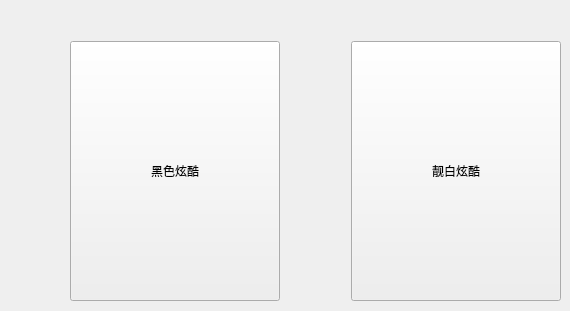
            <widget class="QWidget" name="page_2">
             <widget class="QWidget" name="">
              <property name="geometry">
               <rect>
                <x>70</x>
                <y>40</y>
                <width>491</width>
                <height>262</height>
               </rect>
              </property>
              <layout class="QHBoxLayout" name="horizontalLayout_10">
               <item>
                <widget class="QPushButton" name="qssBlackBt">
                 <property name="minimumSize">
                  <size>
                   <width>210</width>
                   <height>260</height>
                  </size>
                 </property>
                 <property name="styleSheet">
                  <string notr="true">background-image: url(:/resources/image/sty/black.png);</string>
                 </property>
                 <property name="text">
                  <string>黑色炫酷</string>
                 </property>
                </widget>
               </item>
               <item>
                <spacer name="horizontalSpacer_3">
                 <property name="orientation">
                  <enum>Qt::Horizontal</enum>
                 </property>
                 <property name="sizeHint" stdset="0">
                  <size>
                   <width>40</width>
                   <height>20</height>
                  </size>
                 </property>
                </spacer>
               </item>
               <item>
                <widget class="QPushButton" name="qssWriteBt">
                 <property name="minimumSize">
                  <size>
                   <width>210</width>
                   <height>260</height>
                  </size>
                 </property>
                 <property name="styleSheet">
                  <string notr="true">border-image: url(:/resources/image/sty/write.png);</string>
                 </property>
                 <property name="text">
                  <string>靓白炫酷</string>
                 </property>
                </widget>
               </item>
              </layout>
             </widget>
            </widget>
